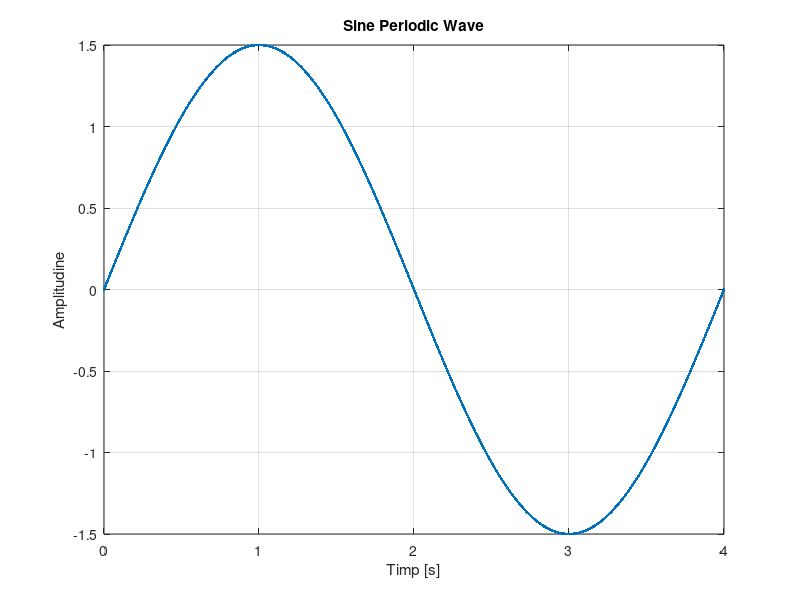

The MATLAB source for this figure:
%Semnal sinusoidal redresat dubla alternanta cu rezolutie temporara de 2ms
A = 1.5; % amplitudinea
T = 4;
F = 1 / T;
t = 0:0.002:4;
s = A*sin(2*pi*F*t); % sintaxa sin deseneaza un grafic sinusoidal cu amplitudinea A, perioada
%t si frecventa F
plot(t,s,'.-'),xlabel('Timp [s]'),ylabel('Amplitudine'),title('Sine Periodic Wave'),grid;